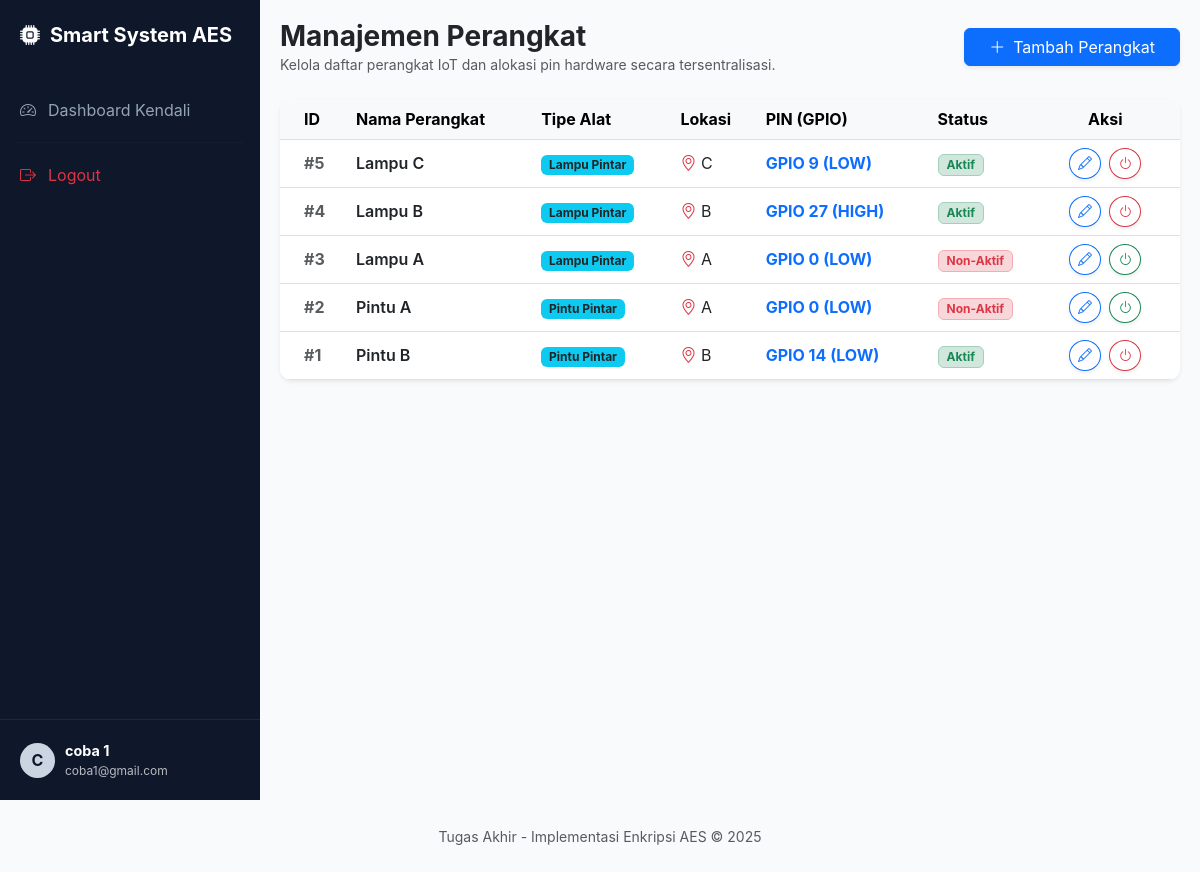
The app's page /devices.php (signed in) with its own data.
### tables this page shows
CREATE TABLE `device` (
  `id_device` int(11) NOT NULL,
  `device_name` varchar(100) NOT NULL,
  `id_type` int(11) NOT NULL,
  `id_board` int(11) DEFAULT 1,
  `location` varchar(100) NOT NULL,
  `pin_gpio` int(11) DEFAULT 0,
  `active_state` int(11) DEFAULT 0,
  `last_state` int(11) DEFAULT 0,
  `status` int(11) NOT NULL,
  `created_at` datetime NOT NULL,
  `updated_at` datetime DEFAULT NULL,
  `created_by` int(11) NOT NULL,
  `updated_by` int(11) DEFAULT NULL
);

CREATE TABLE `device_type` (
  `id_type` int(11) NOT NULL,
  `type_name` varchar(50) NOT NULL,
  `label_on` varchar(50) NOT NULL,
  `label_off` varchar(50) NOT NULL
);

### devices.php (the view, shortened to what this page needs)
<?php
require_once('config/koneksi.php');
include('includes/header.php');
include('includes/sidebar.php');
$sql = "SELECT d.*, dt.type_name FROM device d
        LEFT JOIN device_type dt ON d.id_type = dt.id_type
        ORDER BY d.id_device DESC";
$result = mysqli_query($koneksi, $sql);
$devices = $result ? mysqli_fetch_all($result, MYSQLI_ASSOC) : [];
?>
<div class="main-content">
    <div class="d-flex flex-column flex-md-row justify-content-between align-items-stretch align-items-md-center mb-4 gap-3">
        <div>
            <h3 class="fw-bold m-0">Manajemen Perangkat</h3>
            <p class="text-muted small mb-0">Kelola daftar perangkat IoT dan alokasi pin hardware secara tersentralisasi.</p>
        </div>
        <button class="btn btn-primary px-4 shadow-sm text-nowrap" onclick="loadAddModal()">
            <i class="bi bi-plus-lg me-2"></i>Tambah Perangkat
        </button>
    </div>
    <div class="card card-custom overflow-hidden shadow-sm border-0">
        <div class="table-responsive">
            <table class="table table-hover align-middle mb-0">
                <thead class="table-light">
                    <tr>
                        <th class="ps-4">ID</th>
                        <th>Nama Perangkat</th>
                        <th>Tipe Alat</th>
                        <th>Lokasi</th>
                        <th>PIN (GPIO)</th>
                        <th>Status</th>
                        <th class="text-center pe-4">Aksi</th>
                    </tr>
                </thead>
                <tbody>
                    <?php if(count($devices) > 0): ?>
                        <?php foreach ($devices as $row): ?>
                        <tr>
                            <td class="ps-4 fw-bold text-muted">#<?= $row['id_device'] ?></td>
                            <td class="fw-semibold text-dark"><?= htmlspecialchars($row['device_name']) ?></td>
                            <td><span class="badge bg-info text-dark"><?= htmlspecialchars($row['type_name'] ?? 'Universal') ?></span></td>
                            <td><i class="bi bi-geo-alt text-danger"></i> <?= htmlspecialchars($row['location']) ?></td>
                            <td class="fw-bold text-primary">GPIO <?= $row['pin_gpio'] ?> (<?= $row['active_state'] == 1 ? 'HIGH' : 'LOW' ?>)</td>
                            <td>
                                <?php if($row['status'] == '1'): ?>
                                    <span class="badge bg-success-subtle text-success border border-success-subtle px-2 py-1">Aktif</span>
                                <?php else: ?>
                                    <span class="badge bg-danger-subtle text-danger border border-danger-subtle px-2 py-1">Non-Aktif</span>
                                <?php endif; ?>
                            </td>
                            <td class="text-center pe-4">
                                <button class="btn btn-sm btn-outline-primary rounded-circle shadow-sm" onclick="editDevice(<?= $row['id_device'] ?>)" title="Edit">
                                    <i class="bi bi-pencil"></i>
                                </button>
                                <?php if($row['status'] == '1'): ?>
                                    <button class="btn btn-sm btn-outline-danger rounded-circle shadow-sm ms-1" onclick="changeStatus(<?= $row['id_device'] ?>, 0, '<?= htmlspecialchars($row['device_name'], ENT_QUOTES) ?>')" title="Non-Aktifkan">
                                        <i class="bi bi-power"></i>
                                    </button>
                                <?php else: ?>
                                    <button class="btn btn-sm btn-outline-success rounded-circle shadow-sm ms-1" onclick="changeStatus(<?= $row['id_device'] ?>, 1, '<?= htmlspecialchars($row['device_name'], ENT_QUOTES) ?>')" title="Aktifkan">
                                        <i class="bi bi-power"></i>
                                    </button>
                                <?php endif; ?>
                            </td>
                        </tr>
                        <?php endforeach; ?>
                    <?php else: ?>
                        <tr><td colspan="7" class="text-center text-muted py-4">Belum ada data perangkat.</td></tr>
                    <?php endif; ?>
                </tbody>
            </table>
        </div>
    </div>
</div>
<?php include('includes/footer.php'); ?>

### includes/header.php (style rules this page uses)
:root { --sidebar-bg: #0f172a; --sidebar-active: #2b67f6; --bg-light: #f8fafc; }
body { background-color: var(--bg-light); font-family: 'Inter', sans-serif; overflow-x: hidden; }
.main-content { margin-left: 260px; padding: 20px; min-height: 100vh; display: flex; flex-direction: column; transition: all 0.3s ease; }
.card-custom { border: none; border-radius: 12px; box-shadow: 0 4px 15px rgba(0,0,0,0.05); background: white; }

### records on screen
device: id_device "5", device_name "Lampu C", id_type.type_name "Lampu Pintar", location "C", pin_gpio "9", active_state "LOW", status "Aktif"
device: id_device "4", device_name "Lampu B", id_type.type_name "Lampu Pintar", location "B", pin_gpio "27", active_state "HIGH", status "Aktif"
device: id_device "3", device_name "Lampu A", id_type.type_name "Lampu Pintar", location "A", pin_gpio "0", active_state "LOW", status "Non-Aktif"
device: id_device "2", device_name "Pintu A", id_type.type_name "Pintu Pintar", location "A", pin_gpio "0", active_state "LOW", status "Non-Aktif"
device: id_device "1", device_name "Pintu B", id_type.type_name "Pintu Pintar", location "B", pin_gpio "14", active_state "LOW", status "Aktif"

### other values on screen
substr($_SESSION['name'], 0, 1) "C"
$_SESSION['name'] "coba 1"
$_SESSION['email'] "coba1@gmail.com"
